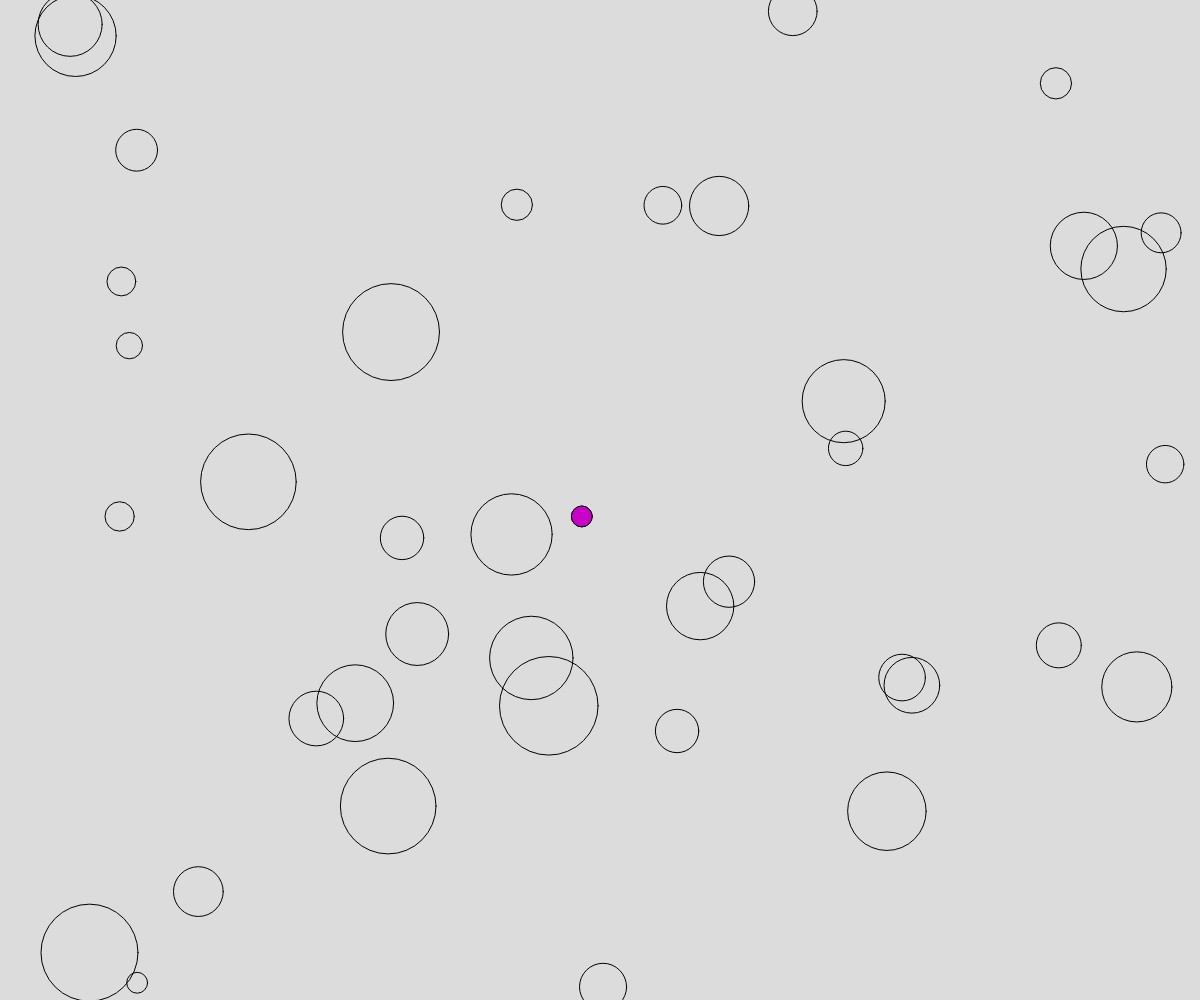
Frame 1 (no input)
Frame 60 (no input): identical to frame 1, image omitted
Frame 120 (the mouse pressed at the canvas centre since frame 60): identical to frame 1, image omitted

The p5.js sketch that drew this single still picture (run headless with seeded random() and noise() and a simulated clock; from frame 60 on, the mouse is pressed at the canvas centre):

// p5.js sketch
// ── sketch.js
// Find Smallest circle
// Aedan
// October 1, 2025

let NUM_CIRCLES = 40;
let seed;
function setup() {
  createCanvas(windowWidth, windowHeight);
  //drawCircles();
  seed = random(100);
}

function draw() {
  randomSeed(seed);
  background(220);
  drawCircles();
}

function drawCircles(){
  //draw some trandom circles
  noFill();
  let smallestDiameter = Infinity;
  let smallestX = -1;
  let smallestY = -1;
  for(let i = 0; i < NUM_CIRCLES;  i++){
    let x = random(0, width);
    let y = random(0, height);
    let d = random(20,100);

    if (d < smallestDiameter){
      smallestDiameter = d;
      smallestX = x;
      smallestY = y;

    }


    circle(x,y,d);

  }
  // at this point we should have access to the smallest circle
  fill(200,0,200);
  circle(smallestX,smallestY,smallestDiameter);
 
}
